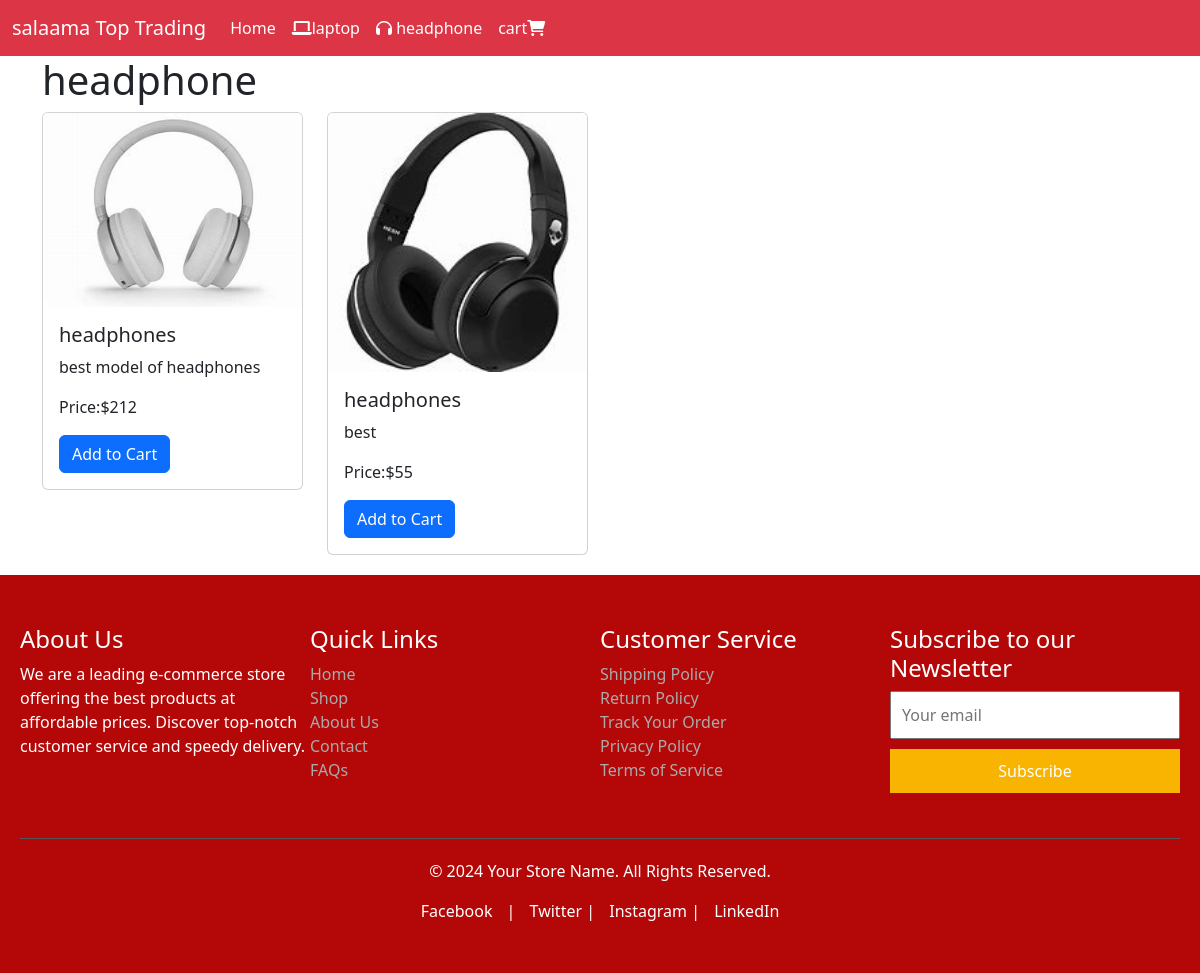
The app's page /headphone/ with its own data.
### salaama/models.py (models this page shows, shortened)
class Product(models.Model):
    name=models.CharField(max_length=50)
    price=models.IntegerField()
    category=models.ForeignKey(Category,on_delete=models.CASCADE)
    image=models.ImageField(upload_to='Image')
    description=models.TextField()

### salaama/views.py (the view)
# urls.py: path('headphone/',headphone,name='headphone'),
def headphone(request):
    category=Category.objects.get(name='headphones')
    products=Product.objects.filter(category=category)
    return render(request, 'headphone.html', {'products': products})

### salaama - Copy/Templates/headphone.html
{%extends 'Base.html'%}
{%block content%}
<h1>headphone</h1>
<div class="row">
{%for headphone in products%}
<div class="col-md-3">
    <div class="card">
        <img src="{{headphone.image.url}}" class="card-img-top" alt="...">
        <div class="card-body">
            <h5 class="card-title">{{headphone.name}}</h5>
            <p class="card-text">{{headphone.description}}</p>
            <p class="card-text">Price:${{headphone.price}}</p>
            <a href="{%url 'add_to_cart' headphone.id%}" class="btn btn-primary">Add to Cart</a>
        </div>
    </div>
</div>
{%endfor%}
</div>
</div>
{%endblock%}

### records on screen
Product: image (picture), name "headphones", description "best model of headphones", price "212"
Product: image (picture), name "headphones", description "best", price "55"
